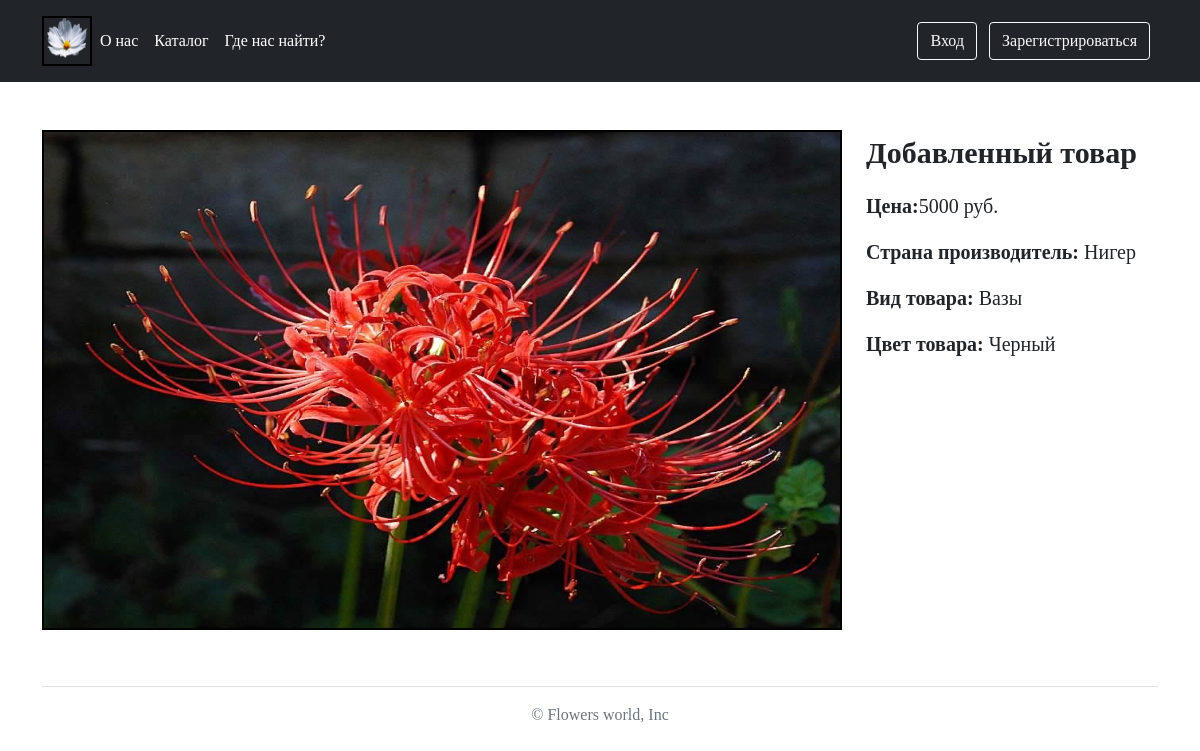
The page /product_card.php?id=6 on the database its author committed.
### tables this page shows
CREATE TABLE `products` (
  `id` int(10) NOT NULL,
  `name` varchar(150) NOT NULL,
  `bio` varchar(1000) NOT NULL,
  `price` int(150) NOT NULL,
  `country` varchar(150) NOT NULL,
  `category` varchar(150) NOT NULL,
  `color` varchar(150) NOT NULL,
  `photo` varchar(1000) NOT NULL
);

### backend/fill_product_cart.php (the view, shortened to what this page needs)
<?
    require_once 'connect.php';
    $id = $_GET['id'];
    $query_result = mysqli_query($connect, "SELECT * FROM products WHERE id = '$id'");
    $row = mysqli_fetch_assoc($query_result);?>
    <div class="container mt-5 text-center">
        <div class="row">
        <div class="col">
            <img width="800" height="500" alt="map" src="/images/<?php echo $row['photo']?>">
        </div>
        <div class="col">
            <p class="text-start f30"><b><?php echo $row['name']?></b></p>
            <p class="text-start f20" ><b>Цена:</b><?php echo $row['price']?> руб.</p>
            <p class="text-start f20" ><b>Страна производитель:</b> <?php echo $row['country']?></p>
            <p class="text-start f20" ><b>Вид товара:</b> <?php echo $row['category']?></p>
            <p class="text-start f20" ><b>Цвет товара:</b> <?php echo $row['color']?></p>
        </div>
        </div>
    </div>

### css/style.css (style rules this page uses)
* { font-family: my-font; }
.f20 { font-size: 20px; }
.f30 { font-size: 30px; }
img { border: 2px solid rgb(0, 0, 0); }

### rows shown on the page
products: photo (picture), name "Добавленный товар", price "5000", country "Нигер", category "Вазы", color "Черный"
